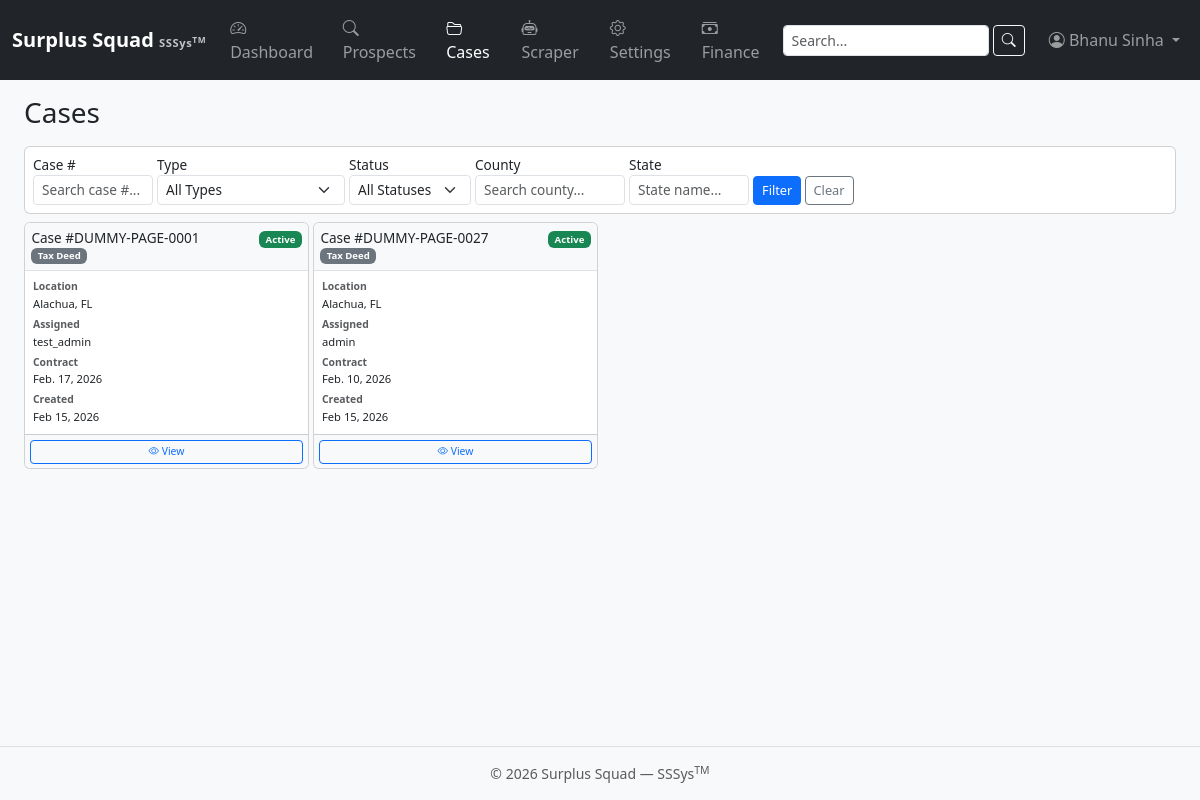
The app's page /cases/ (signed in) with its own data.
### apps/cases/models.py (models this page shows, shortened)
class Case(models.Model):
    CASE_TYPE_CHOICES = [
        ("TD", "Tax Deed"),
        ("TL", "Tax Lien"),
        ("SS", "Sheriff Sale"),
        ("MF", "Mortgage Foreclosure"),
    ]
    CASE_STATUS = [
        ("active", "Active"),
        ("monitoring", "Monitoring"),
        ("follow_up", "Follow Up"),
        ("closed_won", "Closed Won"),
        ("closed_lost", "Closed Lost"),
    ]
    prospect = models.OneToOneField("prospects.Prospect", on_delete=models.CASCADE, related_name="case")
    case_type = models.CharField(max_length=8, choices=CASE_TYPE_CHOICES)
    county = models.ForeignKey("locations.County", on_delete=models.CASCADE, related_name="cases")
    status = models.CharField(max_length=32, choices=CASE_STATUS, default="active")
    assigned_to = models.ForeignKey(User, on_delete=models.SET_NULL, null=True, blank=True, related_name="assigned_cases")
    property_address = models.CharField(max_length=400, blank=True, default="")
    case_number = models.CharField(max_length=200, blank=True, default="")
    parcel_id = models.CharField(max_length=200, blank=True, default="")
    contract_date = models.DateField(null=True, blank=True)
    contract_notes = models.TextField(blank=True, default="")
    created_at = models.DateTimeField(auto_now_add=True)
    updated_at = models.DateTimeField(auto_now=True)
    class Meta:
        ordering = ["-created_at"]

### apps/locations/models.py (models this page shows, shortened)
class County(models.Model):
    PLATFORM_CHOICES = [
        ("realforeclose", "RealForeclose"),
        ("realtaxdeed", "RealTaxDeed"),
        ("other", "Other"),
    ]
    state = models.ForeignKey(State, on_delete=models.CASCADE, related_name="counties")
    name = models.CharField(max_length=150)
    slug = models.SlugField(max_length=150)
    fips_code = models.CharField(max_length=10, blank=True, default="")
    is_active = models.BooleanField(default=True)
    last_scraped = models.DateTimeField(blank=True, null=True)
    auction_calendar_url = models.URLField(blank=True, default="")
    realtdm_url = models.URLField(blank=True, default="")
    platform = models.CharField(max_length=32, choices=PLATFORM_CHOICES, default="other")
    class Meta:
        verbose_name_plural = "counties"
        unique_together = [("state", "slug")]
        ordering = ["name"]

class State(models.Model):
    name = models.CharField(max_length=100)
    abbreviation = models.CharField(max_length=5, unique=True)
    is_active = models.BooleanField(default=True)
    class Meta:
        ordering = ["name"]

### apps/cases/views.py (the view)
# urls.py: path("", views.CaseListView.as_view(), name="list"),
class CaseListView(CasesAccessMixin, ListView):
    model = Case
    template_name = "cases/list.html"
    paginate_by = 25
    def get_queryset(self):
        qs = Case.objects.select_related("county", "county__state", "assigned_to", "prospect")
        case_type = self.request.GET.get("case_type")
        status = self.request.GET.get("status")
        county = self.request.GET.get("county", "").strip()
        state = self.request.GET.get("state", "").strip()
        case_number = self.request.GET.get("case_number", "").strip()
        if case_type:
            qs = qs.filter(case_type=case_type)
        if status:
            qs = qs.filter(status=status)
        if case_number:
            qs = qs.filter(case_number__icontains=case_number)
        if county:
            qs = qs.filter(county__name__icontains=county)
        if state:
            qs = qs.filter(Q(county__state__name__icontains=state) | Q(county__state__abbreviation__icontains=state))
        return qs
    def get_context_data(self, **kwargs):
        ctx = super().get_context_data(**kwargs)
        ctx["case_types"] = Case.CASE_TYPE_CHOICES
        ctx["statuses"] = Case.CASE_STATUS
        ctx["current_type"] = self.request.GET.get("case_type", "")
        ctx["current_status"] = self.request.GET.get("status", "")
        ctx["case_number_search"] = self.request.GET.get("case_number", "")
        ctx["county_search"] = self.request.GET.get("county", "")
        ctx["state_search"] = self.request.GET.get("state", "")
        ctx["states"] = State.objects.filter(is_active=True).order_by("name")
        return ctx

### apps/accounts/mixins.py (called while the page is built)
    def test_func(self):
        user = self.request.user
        if not hasattr(user, 'profile'):
            return False
        return user.profile.can_view_cases or user.profile.is_admin

### apps/accounts/models.py (called while the page is built)
    @property
    def can_view_prospects(self):
        return self.role in {self.ROLE_PROSPECTS_ONLY, self.ROLE_BOTH, self.ROLE_ADMIN}

    @property
    def can_view_cases(self):
        return self.role in {self.ROLE_CASES_ONLY, self.ROLE_BOTH, self.ROLE_ADMIN}

    @property
    def is_admin(self):
        return self.role == self.ROLE_ADMIN or self.user.is_superuser

### templates/cases/list.html (shortened to what this page needs)
{% extends "base.html" %}
{% block content %}
<div class="d-flex justify-content-between align-items-center mb-2">
  <h3>Cases</h3>
</div>
<div class="card mb-2">
  <div class="card-body p-2">
    <form method="get" class="row g-1 align-items-end">
      <div class="col-auto">
        <label class="form-label mb-0" style="font-size: 0.85rem;">Case #</label>
        <input type="text" name="case_number" class="form-control form-control-sm" placeholder="Search case #..." value="{{ case_number_search }}" style="font-size: 0.85rem; width: 120px;">
      </div>
      <div class="col-auto">
        <label class="form-label mb-0" style="font-size: 0.85rem;">Type</label>
        <select name="case_type" class="form-select form-select-sm" style="font-size: 0.85rem;">
          <option value="">All Types</option>
        </select>
      </div>
      <div class="col-auto">
        <label class="form-label mb-0" style="font-size: 0.85rem;">Status</label>
        <select name="status" class="form-select form-select-sm" style="font-size: 0.85rem;">
          <option value="">All Statuses</option>
        </select>
      </div>
      <div class="col-auto">
        <label class="form-label mb-0" style="font-size: 0.85rem;">County</label>
        <input type="text" name="county" class="form-control form-control-sm" placeholder="Search county..." value="{{ county_search }}" style="font-size: 0.85rem; width: 150px;">
      </div>
      <div class="col-auto">
        <label class="form-label mb-0" style="font-size: 0.85rem;">State</label>
        <input type="text" name="state" class="form-control form-control-sm" placeholder="State name..." value="{{ state_search }}" style="font-size: 0.85rem; width: 120px;">
      </div>
      <div class="col-auto">
        <button type="submit" class="btn btn-sm btn-primary" style="font-size: 0.8rem; padding: 0.25rem 0.5rem;">Filter</button>
        <a href="{% url 'cases:list' %}" class="btn btn-sm btn-outline-secondary" style="font-size: 0.8rem; padding: 0.25rem 0.5rem;">Clear</a>
      </div>
    </form>
  </div>
</div>
<div class="row g-1">
  {% for case in object_list %}
  <div class="col-md-6 col-lg-3">
    <div class="card h-100">
      <div class="card-header bg-light border-bottom p-1" style="padding: 0.4rem !important;">
        <div class="d-flex justify-content-between align-items-start gap-1">
          <div style="flex: 1; min-width: 0;">
            <h6 class="card-title mb-0" style="font-size: 0.85rem;">
              <a href="{% url 'cases:detail' case.pk %}" style="text-decoration: none; color: inherit; word-break: break-word;">Case #{{ case.case_number|default:case.pk }}</a>
            </h6>
            <span class="badge bg-secondary" style="font-size: 0.6rem;">{{ case.get_case_type_display }}</span>
          </div>
          <div style="white-space: nowrap;">
            {% if case.status == "active" %}<span class="badge bg-success" style="font-size: 0.6rem;">Active</span>
            {% elif case.status == "monitoring" %}<span class="badge bg-info" style="font-size: 0.6rem;">Monitoring</span>
            {% elif case.status == "follow_up" %}<span class="badge bg-warning text-dark" style="font-size: 0.6rem;">Follow Up</span>
            {% elif case.status == "closed_won" %}<span class="badge bg-primary" style="font-size: 0.6rem;">Closed Won</span>
            {% elif case.status == "closed_lost" %}<span class="badge bg-danger" style="font-size: 0.6rem;">Closed Lost</span>
            {% endif %}
          </div>
        </div>
      </div>
      <div class="card-body p-1" style="padding: 0.5rem !important;">
        <div class="mb-1" style="margin-bottom: 0.25rem !important;">
          <small class="text-muted d-block" style="font-size: 0.65rem; font-weight: 600;">Location</small>
          <small style="font-size: 0.7rem;">{{ case.county.name }}, {{ case.county.state.abbreviation }}</small>
        </div>
        <div class="mb-1" style="margin-bottom: 0.25rem !important;">
          <small class="text-muted d-block" style="font-size: 0.65rem; font-weight: 600;">Assigned</small>
          <small style="font-size: 0.7rem;">{{ case.assigned_to.username|default:"Unassigned" }}</small>
        </div>
        <div class="mb-1" style="margin-bottom: 0.25rem !important;">
          <small class="text-muted d-block" style="font-size: 0.65rem; font-weight: 600;">Contract</small>
          <small style="font-size: 0.7rem;">{{ case.contract_date|default:"-" }}</small>
        </div>
        <div>
          <small class="text-muted d-block" style="font-size: 0.65rem; font-weight: 600;">Created</small>
          <small style="font-size: 0.7rem;">{{ case.created_at|date:"M d, Y" }}</small>
        </div>
      </div>
      <div class="card-footer bg-light p-1" style="padding: 0.3rem !important;">
        <a href="{% url 'cases:detail' case.pk %}" class="btn btn-outline-primary btn-sm w-100" style="font-size: 0.65rem; padding: 0.2rem 0.25rem;">
          <i class="bi bi-eye"></i> View
        </a>
      </div>
    </div>
  </div>
  {% endfor %}
</div>
{% endblock %}

### templates/includes/navbar.html (shortened to what this page needs)
<nav class="navbar navbar-expand-lg navbar-dark bg-dark">
  <div class="container-fluid">
    <a class="navbar-brand d-flex flex-column lh-1" href="{% url 'dashboard:home' %}">
      <span class="fw-bold">Surplus Squad
      <small class="text-light opacity-75" style="font-size:.7rem;">SSSys<sup>TM</sup></small>
    </span>
    </a>
    <div class="collapse navbar-collapse" id="mainNav">
      {% if user.is_authenticated %}
      <ul class="navbar-nav me-auto">
        <li class="nav-item">
          <a class="nav-link {% if request.resolver_match.app_name == 'dashboard' %}active{% endif %}"
             href="{% url 'dashboard:home' %}">
            <i class="bi bi-speedometer2"></i> Dashboard
          </a>
        </li>
        {% if user.profile.can_view_prospects or user.is_superuser %}
        <li class="nav-item">
          <a class="nav-link {% if request.resolver_match.app_name == 'prospects' %}active{% endif %}"
             href="{% url 'prospects:type_select' %}">
            <i class="bi bi-search"></i> Prospects
          </a>
        </li>
        {% endif %}
        {% if user.profile.can_view_cases or user.is_superuser %}
        <li class="nav-item">
          <a class="nav-link {% if request.resolver_match.app_name == 'cases' %}active{% endif %}"
             href="{% url 'cases:list' %}">
            <i class="bi bi-folder2-open"></i> Cases
          </a>
        </li>
        {% endif %}
        {% if user.profile.is_admin or user.is_superuser %}
        <li class="nav-item">
          <a class="nav-link {% if request.resolver_match.app_name == 'scraper' %}active{% endif %}"
             href="{% url 'scraper:dashboard' %}">
            <i class="bi bi-robot"></i> Scraper
          </a>
        </li>
        <li class="nav-item">
          <a class="nav-link {% if request.resolver_match.app_name == 'settings_app' or request.resolver_match.app_name == 'locations' %}active{% endif %}"
             href="{% url 'settings_app:home' %}">
            <i class="bi bi-gear"></i> Settings
          </a>
        </li>
        {% endif %}
        {% if user.profile.is_admin or user.is_superuser or user.profile.can_manage_finance_settings %}
        <li class="nav-item">
          <a class="nav-link {% if request.resolver_match.app_name == 'settings_app' and request.resolver_match.url_name == 'finance' %}active{% endif %}"
             href="{% url 'settings_app:finance' %}">
            <i class="bi bi-cash-stack"></i> Finance
          </a>
        </li>
        {% endif %}
      </ul>
      <form class="d-flex me-3" method="get" action="{% url 'search' %}">
        <input class="form-control form-control-sm me-1" type="search" name="q" placeholder="Search..." aria-label="Search" value="{{ request.GET.q|default:'' }}">
        <button class="btn btn-sm btn-outline-light" type="submit"><i class="bi bi-search"></i></button>
      </form>
      <ul class="navbar-nav">
        <li class="nav-item dropdown">
          <a class="nav-link dropdown-toggle" href="#" id="userMenu"
             role="button" data-bs-toggle="dropdown" aria-expanded="false">
            <i class="bi bi-person-circle"></i> {{ user.get_full_name|default:user.username }}
          </a>
        </li>
      </ul>
      {% endif %}
    </div>
  </div>
</nav>

### static/css/style.css (style rules this page uses)
body { min-height: 100vh; display: flex; flex-direction: column; background-color: #f8f9fa; }
.navbar-brand small { letter-spacing: .05em; }
.card { transition: box-shadow .15s ease-in-out; }

### templates/cases/list.html (style rules this page uses)
.card { transition: transform 0.2s, box-shadow 0.2s; font-size: 0.75rem; }
.card-title { line-height: 1.2; }
.badge { line-height: 1; }

### records on screen
Case: case_number "DUMMY-PAGE-0001", case_type "Tax Deed", status "Active", county.name "Alachua", county.state.abbreviation "FL", assigned_to.username "test_admin", contract_date "Feb. 17, 2026", created_at "Feb 15, 2026"
Case: case_number "DUMMY-PAGE-0027", case_type "Tax Deed", status "Active", county.name "Alachua", county.state.abbreviation "FL", assigned_to.username "admin", contract_date "Feb. 10, 2026", created_at "Feb 15, 2026"

### other values on screen
{{ user.get_full_name|default:user.username }} "Bhanu Sinha"
